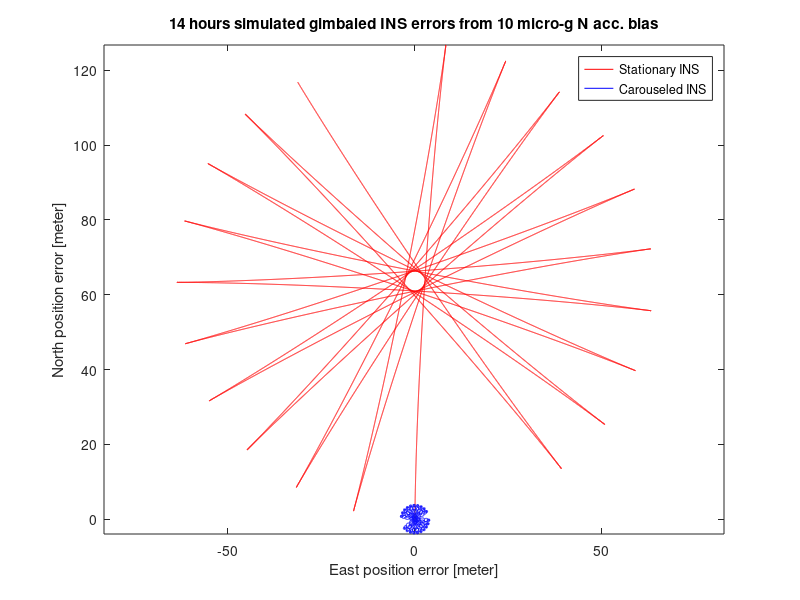

This figure's MATLAB source:
%%  
%%  M. S. Grewal, A. P. Andrews, and C. G. Bartone
%%  Global Navigation Satellite Systems, Inertial Navigation, and Integration
%%  Wiley-Interscience, 2012
%%  
%
% AccBiasCarousel.m
% Evaluates effect of gimbal INS accelerometer biases on navigation error,
% with and without carouseling.
%
clear all;
close all;
OmegaEarth   = 7292115167e-14; %WGS84 model
OmegaSchuler = 2*pi/84.4/60;
DeltaT       = 1; % intersample interval
phi          = pi/4; % latitude
AlphaDot     = 2*pi/5/60; % five minute carousel period
DeltaAlpha   = DeltaT*AlphaDot;
%
% dynamic coefficient matrix and state transition matrix
%
F = [0, 0, 1, 0; 0, 0, 0, 1; -OmegaSchuler^2, 0, 0, 2*OmegaEarth*sin(phi); 0, -OmegaSchuler^2, -2*OmegaEarth*sin(phi), 0];
Phi = expm(DeltaT*F);
%
% North accelerometer bias = 10 micro-g 
%
MicroGbias = 10;
b0 = [0;9.8*MicroGbias*1e-6];
%
% Initial errors = 0
%
x0     = zeros(4,1); % Gimbaled ENU IMU
xC     = zeros(4,1); % Carouseled IMU
Alpha  = 0;
%
%
%
hours = 14;
E0(1) = x0(1);
N0(1) = x0(2);
EC(1) = xC(1);
NC(1) = xC(2);
Time(1) = 0;
k = 1;
for t=DeltaT:DeltaT:hours*3600;
    k = k + 1;
    Time(k) = t;
    Alpha   = Alpha + DeltaAlpha;
    if Alpha > pi
        Alpha - Alpha - 2*pi;
    end;
    cA      = cos(Alpha);
    sA      = sin(Alpha);
    RM      = [cA,sA;-sA,cA];
    bC      = RM*b0;
    x0      = Phi*x0 + [zeros(2,1);b0*DeltaT];
    xC      = Phi*xC + [zeros(2,1);bC*DeltaT];
    E0(k)   = x0(1);
    N0(k)   = x0(2);
    EC(k)   = xC(1);
    NC(k)   = xC(2);
end;
figure;
plot(E0,N0,'r-',EC,NC,'b-');
title([num2str(hours),' hours simulated gimbaled INS errors from ',num2str(MicroGbias),' micro-g N acc. bias']);
xlabel('East position error [meter]');
ylabel('North position error [meter]');
legend('Stationary INS','Carouseled INS');
axis equal;
